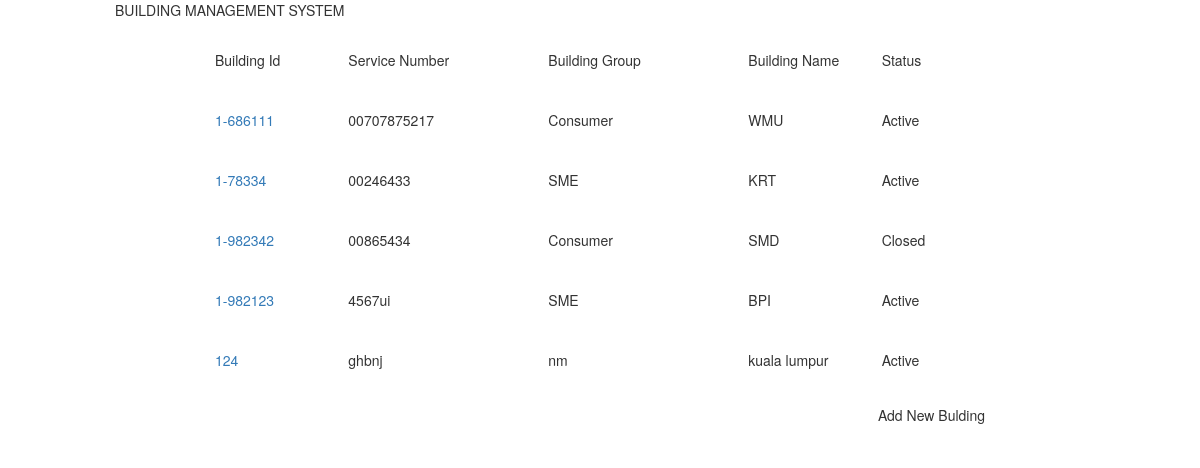
The page / on the database its author committed.
### tables this page shows
CREATE TABLE `system` (
  `id` int(11) NOT NULL AUTO_INCREMENT,
  `buildingId` varchar(45) DEFAULT NULL,
  `serviceNum` varchar(45) DEFAULT NULL,
  `buildingGroup` varchar(45) DEFAULT NULL,
  `buildingName` varchar(45) DEFAULT NULL,
  `description` longtext,
  `status` varchar(45) DEFAULT NULL,
  `state` varchar(45) DEFAULT NULL,
  PRIMARY KEY (`id`)
);

### application/controllers/Research.php (called while the page is built, shortened)
<?php
class Research extends CI_Controller {
	public function index()
	{
		$this->load->view('components/header');
		$system_data['building'] = $this->system_model->get_systems();
		$system_data['states'] = $this->system_model->get_state();
		$this->load->view('list_system', $system_data);
		$this->load->view('components/footer');
	}
}

### index.php (called while the page is built, shortened)
<?php
require_once BASEPATH.'core/CodeIgniter.php';

### application/helpers/Utility_helper.php (called while the page is built, shortened)
<?php if (!defined ('BASEPATH')) exit ('No direct script access allowed');
    if (!function_exists ('css_url()')) {
        function css_url ($file=null)
        {
            return base_url ().'assets/css/'.$file;
        }
    }

### application/models/system_model.php (called while the page is built, shortened)
<?php
class System_model extends CI_Model {
	public function get_state ()
	{
		$this->db->select ('*')
			->from ('state');
		return $this->db->get ()->result();
	}
    public function get_systems ()
	{
		$this->db->select ('*')
			->from ('system');
		return $this->db->get ()->result();
	}
}

### application/views/list_system.php (the view, shortened to what this page needs)
<div class="container-fluid">
	<div class="row">
		<div class="col-md-10">
			<p>BUILDING MANAGEMENT SYSTEM</p>
		</div>
	</div>
	<div class="row">
		<div class="col-xs-1 col-md-2"></div>
		<div class="col-xs-10 col-md-8" style="padding: 20px 0px;">
			<div class="col-md-2">
				Building Id
			</div>
			<div class="col-md-3">
				Service Number
			</div>
			<div class="col-md-3">
				Building Group
			</div>
			<div class="col-md-2">
				Building Name
			</div>
			<div class="col-md-2">
				Status
			</div>
		</div>
		<div class="col-xs-1 col-md-2"></div>
	</div>
	<?php
	foreach ($building as $s) {
	?>
		<div class="row">
			<div class="col-xs-1 col-md-2"></div>
			<div class="col-xs-10 col-md-8" style="padding: 20px 0px;">
				<div class="col-md-2">
					<a href="<?php echo base_url ();?>system_edit/<?php echo $s->id; ?>" style="cursor: pointer;">
						<?php echo $s->buildingId; ?>
					</a>
				</div>
				<div class="col-md-3">
					<?php echo $s->serviceNum; ?>
				</div>
				<div class="col-md-3">
					<?php echo $s->buildingGroup; ?>
				</div>
				<div class="col-md-2">
					<?php echo $s->buildingName; ?>
				</div>
				<div class="col-md-2">
					<?php echo $s->status; ?>
				</div>
			</div>
			<div class="col-xs-1 col-md-2"></div>
		</div>
	<?php } ?>
	<div class="row">
        <div class="hidden-xs col-sm-2"></div>
        <div class="col-xs-12 col-sm-8" style="margin: 15px 0 15px 0">
			<div data-toggle="modal" style="height: 20px; cursor: pointer; text-align: right;" data-target="#added_system">
            	Add New Bulding
        	</div>
		</div>
        <div class="hidden-xs col-sm-2"></div>
    </div>
</div>

### application/views/components/header.php (shortened to what this page needs)
<!DOCTYPE html>
<html lang="en">
    <head>
        <link href="<?php echo css_url ()?>bootstrap.min.css" rel="stylesheet">
    </head>
    <body class="bg-purple">
<div id="wrap">

### application/views/components/footer.php (shortened to what this page needs)
</div>
    </body>
</html>

### rows shown on the page
system: buildingId "1-686111", serviceNum "00707875217", buildingGroup "Consumer", buildingName "WMU", status "Active"
system: buildingId "1-78334", serviceNum "00246433", buildingGroup "SME", buildingName "KRT", status "Active"
system: buildingId "1-982342", serviceNum "00865434", buildingGroup "Consumer", buildingName "SMD", status "Closed"
system: buildingId "1-982123", serviceNum "4567ui", buildingGroup "SME", buildingName "BPI", status "Active"
system: buildingId "124", serviceNum "ghbnj", buildingGroup "nm", buildingName "kuala lumpur", status "Active"
